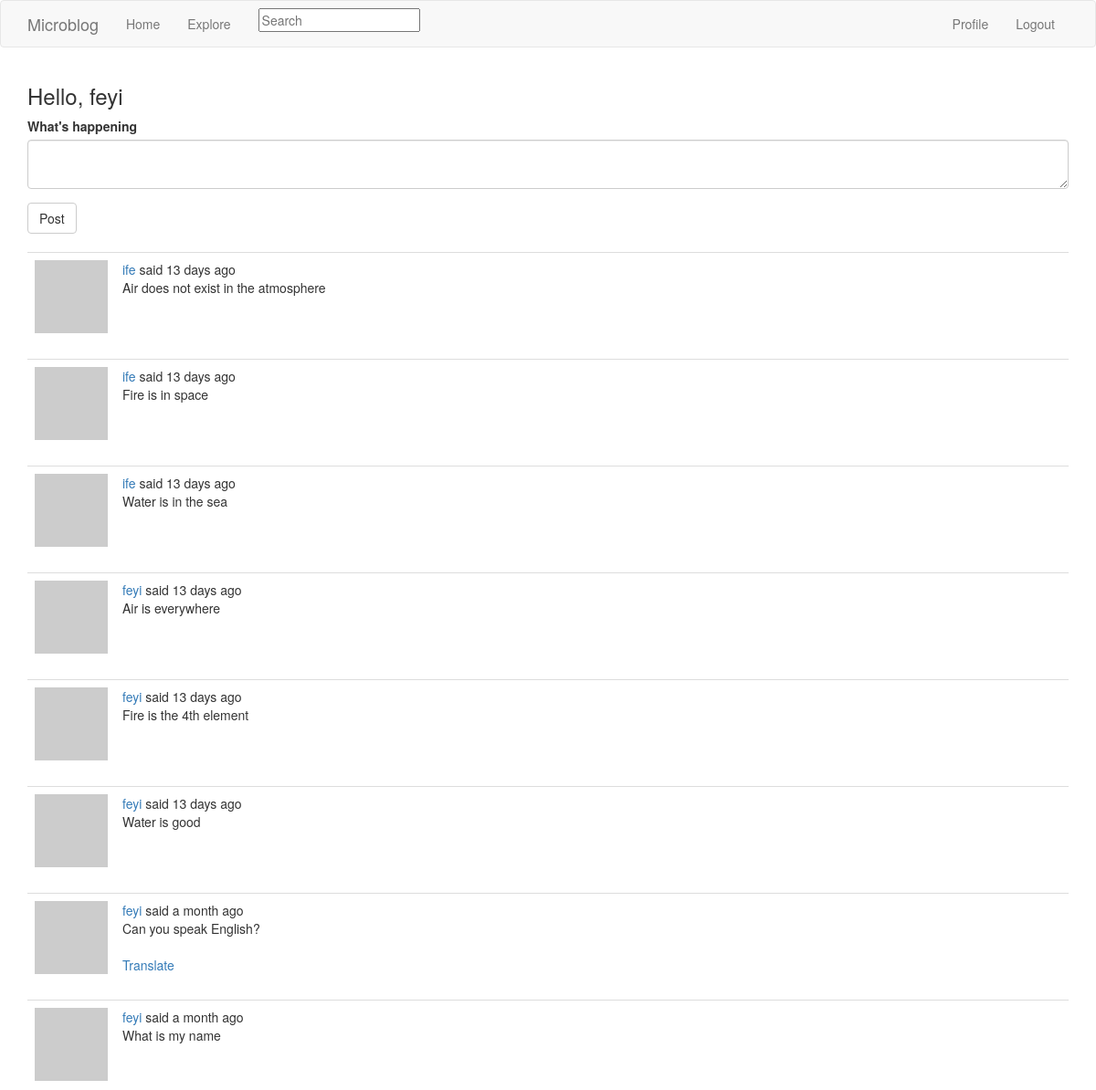
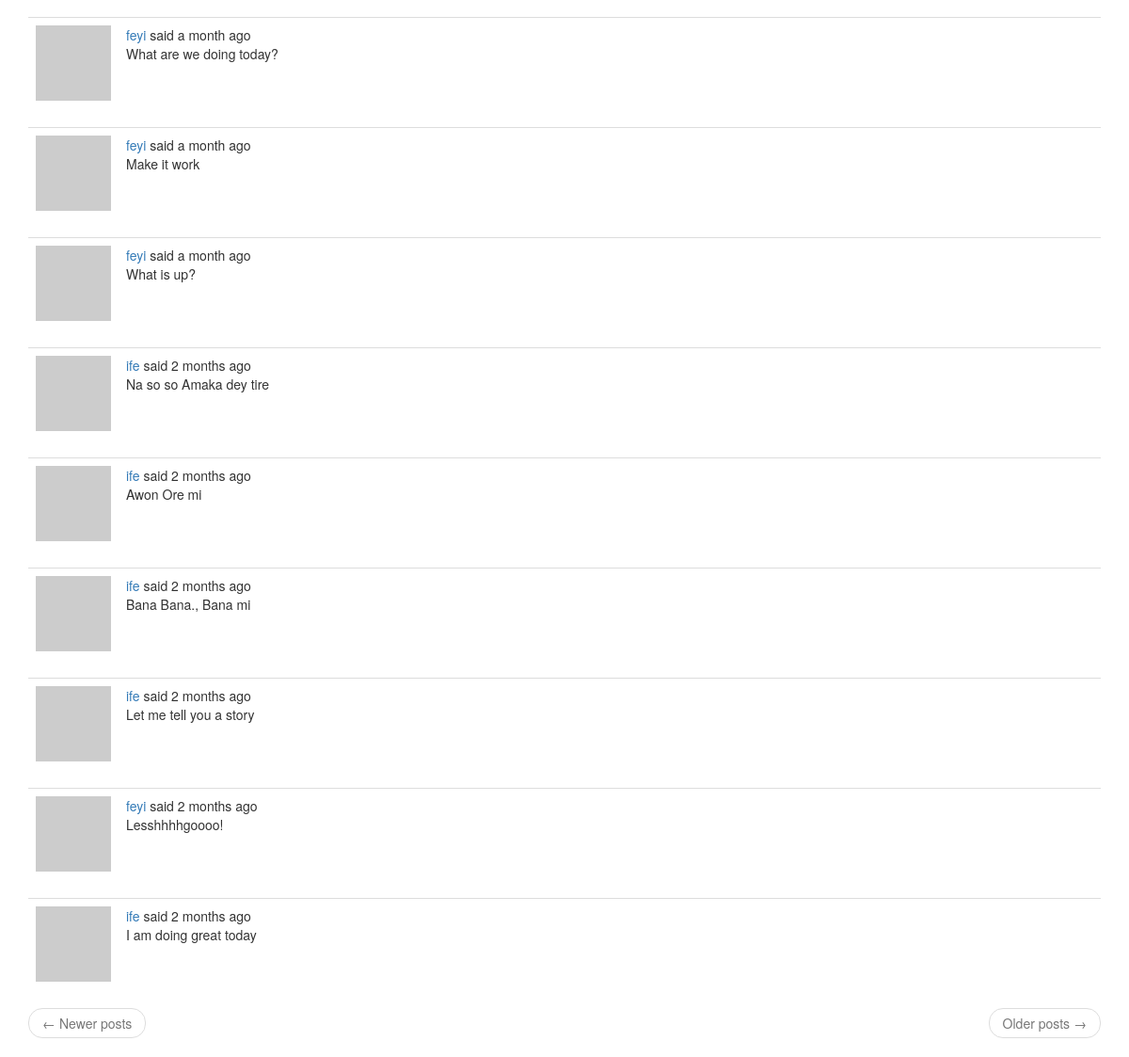
The page /index (signed in) on the database its author committed (2 pictures, top to bottom).
### app/models.py (models this page shows, shortened)
class SearchableMixin:
    @classmethod
    def before_commit(cls, session):
        session._changes = {
            'add': list(session.new),
            'update': list(session.dirty),
            'delete': list(session.deleted)
        }
    @classmethod
    def after_commit(cls, session):
        for obj in session._changes['add']:
            if isinstance(obj, SearchableMixin):
                add_to_index(obj.__tablename__, obj)
        for obj in session._changes['update']:
            if isinstance(obj, SearchableMixin):
                add_to_index(obj.__tablename__, obj)
        for obj in session._changes['delete']:
            if isinstance(obj, SearchableMixin):
                remove_from_index(obj.__tablename__, obj)

class User(UserMixin, SearchableMixin, db.Model):
    id = db.Column(db.Integer, primary_key=True)
    username = db.Column(db.String(64), index=True, unique=True, nullable=False)
    email = db.Column(db.String(120), index=True, unique=True, nullable=False)
    password_hash = db.Column(db.String(128))
    posts = db.relationship('Post', backref='author', lazy='dynamic')
    about_me = db.Column(db.String(140))
    last_seen = db.Column(db.DateTime, default=datetime.utcnow)
    followed = db.relationship('User', secondary=followers, primaryjoin=(followers.c.follower_id == id),
                               secondaryjoin=(followers.c.followed_id == id),
                               backref=db.backref('followers', lazy='dynamic'), lazy='dynamic')
    __searchable__ = ['username']
    def avatar(self, size):
        digest = md5(self.email.lower().encode('utf-8')).hexdigest()
        return "https://gravatar.com/avatar/{0}?d=identicon&s={1}".format(digest, size)
    def followed_posts(self):
        own = Post.query.filter_by(user_id=self.id)
        followed = Post.query.join(followers, (followers.c.followed_id == Post.user_id)).filter(followers.c.follower_id
                                                                                                == self.id)
        return followed.union(own).order_by(Post.timestamp.desc())

class Post(SearchableMixin, db.Model):
    id = db.Column(db.Integer, primary_key=True)
    body = db.Column(db.String(200))
    timestamp = db.Column(db.DateTime, index=True, default=datetime.utcnow)
    user_id = db.Column(db.Integer, db.ForeignKey('user.id'))
    language = db.Column(db.String(5))
    __searchable__ = ['body']

### app/main/routes.py (the view, shortened to what this page needs)
@bp.route('/', methods=['GET', 'POST'])
@bp.route('/index', methods=['GET', 'POST'])
@login_required
def index():
    form = PostForm()
    page = request.args.get('page', 1, type=int)
    posts = current_user.followed_posts().paginate(page, current_app.config['RESULTS_PER_PAGE'], False)
    next_url = url_for('main.index', page=posts.next_num) if posts.has_next else None
    prev_url = url_for('main.index', page=posts.prev_num) if posts.has_prev else None
    return render_template('main/index.html', title='Home', posts=posts.items, prev_url=prev_url,
                           next_url=next_url, form=form)

### app/main/forms.py
class SearchForm(FlaskForm):
    q = StringField(_l('Search'), validators=[DataRequired()])
    def __init__(self, *args, **kwargs):
        if 'formdata' not in kwargs:
            kwargs['formdata'] = request.args
        if 'csrf_enabled' not in kwargs:
            kwargs['csrf_enabled'] = False
        super().__init__(*args, **kwargs)

class PostForm(FlaskForm):
    post = TextAreaField(_l("What's happening"), validators=[DataRequired(), Length(min=0, max=140)])
    submit = SubmitField(_l('Post'))

### app/main/routes.py (called while the page is built)
@bp.before_request
def before_request():
    if current_user.is_authenticated:
        current_user.last_seen = datetime.utcnow()
        db.session.commit()
        g.search_form = SearchForm()
    g.locale = str(get_locale())

### app/models.py (called while the page is built)
@login.user_loader
def load_user(id):
    return User.query.get(int(id))

### app/templates/main/index.html
{% extends 'main/base.html' %}
{% import 'bootstrap/wtf.html' as wtf %}
{% block app_content %}
    <h3> {{ _('Hello, %(username)s', username=current_user.username)}} </h3>
    {% if form %}
    {{ wtf.quick_form(form) }}
    {% endif %}
    <br>
{% for post in posts %}
{% include 'main/partials/_posts.html' %}
{% endfor %}
    <nav aria-label="...">
        <ul class="pager">
            <li class="previous{% if not prev_url %} disabled{% endif %}">
                <a href="{{ prev_url or '#' }}">
                    <span aria-hidden="true">&larr;</span> {{ _('Newer posts') }}
                </a>
            </li>
            <li class="next{% if not next_url %} disabled{% endif %}">
                <a href="{{ next_url or '#' }}">
                    {{ _('Older posts') }} <span aria-hidden="true">&rarr;</span>
                </a>
            </li>
        </ul>
    </nav>
{% endblock %}

### app/templates/main/partials/_posts.html (shortened to what this page needs)
<table class="table table-hover">
        <tr>
            <td width="70px">
                <a href="{{ url_for('main.user', username=post.author.username) }}">
                    <img src="{{ post.author.avatar(70) }}" />
                </a>
            </td>
            <td>
                    {{ _('%(username)s said %(time)s', username=user_link, time=moment(post.timestamp).fromNow()) }}
                <br>
                <span id ="post{{ post.id }}">{{ post.body }}</span>
                {% if post.language and post.language != g.locale %}
                <br>
                <br>
                <span id="translation{{ post.id }}">
                <a href="javascript:translate(
                                '#post{{ post.id }}',
                                '#translation{{ post.id }}',
                                '{{ post.language }}',
                                '{{ g.locale }}');"> {{ _('Translate') }} </a>
                </span>
                {% endif %}
            </td>
        </tr>
</table>

### rows shown on the page
Post: body "Air does not exist in the atmosphere"
Post: body "Fire is in space"
Post: body "Water is in the sea"
Post: body "Air is everywhere"
Post: body "Fire is the 4th element"
Post: body "Water is good"
Post: body "Can you speak English?"
Post: body "What is my name"
Post: body "What are we doing today?"
Post: body "Make it work"
Post: body "What is up?"
Post: body "Na so so Amaka dey tire"
Post: body "Awon Ore mi"
Post: body "Bana Bana., Bana mi"
Post: body "Let me tell you a story"
Post: body "Lesshhhhgoooo!"
Post: body "I am doing great today"
